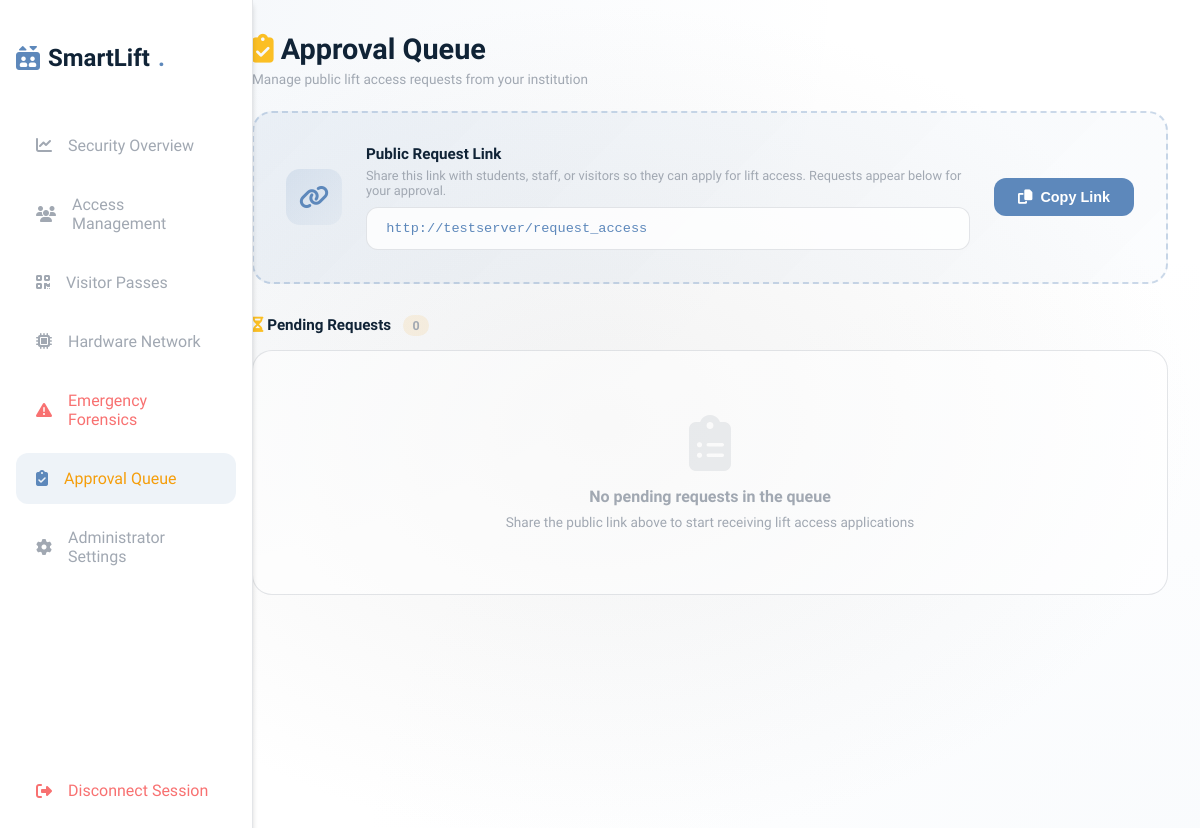
The page /approval_queue (signed in) on the database as committed earlier.
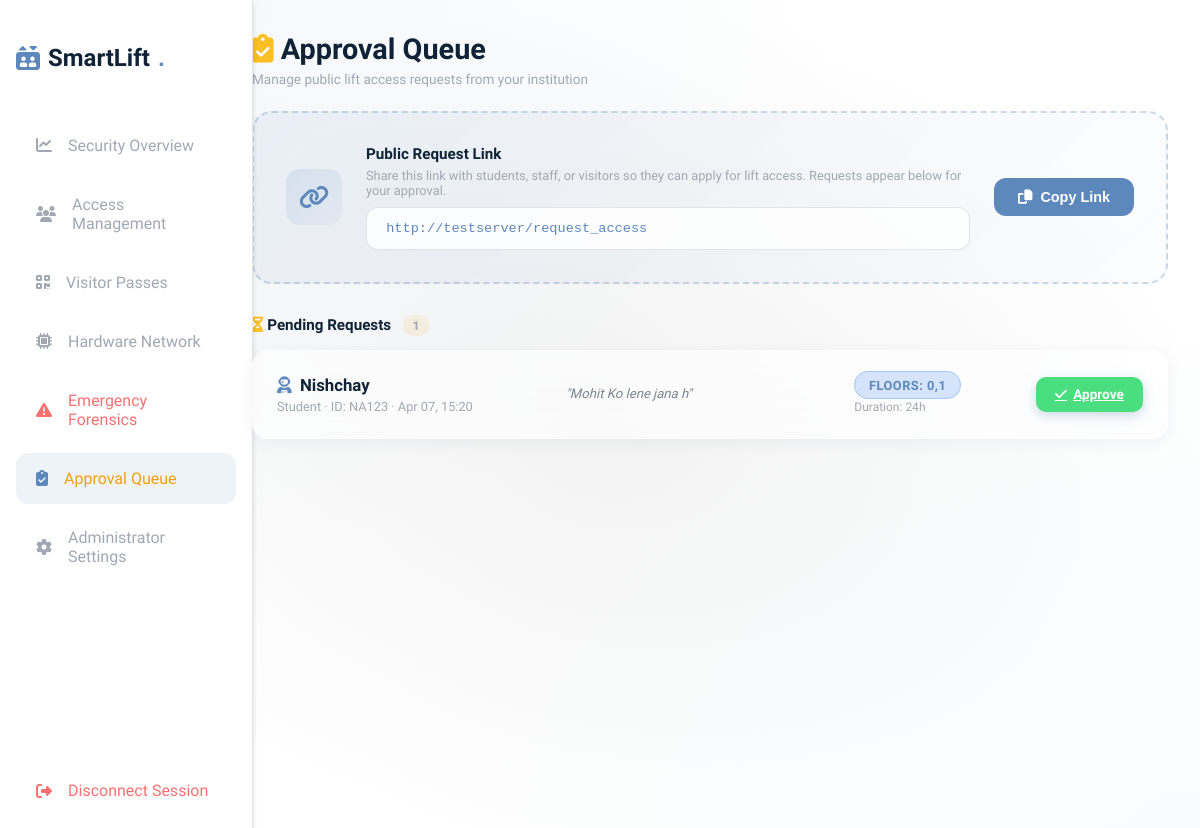
The same page on the database as committed later.
### models.py (models this page shows)
class AccessRequest(db.Model):
    id = db.Column(db.Integer, primary_key=True)
    tenant_id = db.Column(db.Integer, db.ForeignKey('tenant.id'), nullable=False)
    name = db.Column(db.String(100), nullable=False)
    email = db.Column(db.String(120), nullable=False) # Phase 10 Requirement
    role = db.Column(db.String(50), nullable=False)
    enrollment_id = db.Column(db.String(50), nullable=True)
    department = db.Column(db.String(100), nullable=True)
    reason = db.Column(db.Text, nullable=False)
    requested_duration_hours = db.Column(db.Integer, default=24)
    floors = db.Column(db.String(50), default='0')
    status = db.Column(db.String(50), default='Pending') # Pending, Approved, Rejected
    created_at = db.Column(db.DateTime, default=datetime.utcnow)

### app.py (the view)
@app.route('/approval_queue')
def approval_queue():
    if 'admin_id' not in session: return redirect(url_for('login'))
    t_id = session['tenant_id']
    reqs = AccessRequest.query.filter_by(tenant_id=t_id, status='Pending').all()
    return render_template('approval_queue.html', reqs=reqs)

### templates/approval_queue.html (shortened to what this page needs)
{% extends 'base.html' %}
{% block content %}
<div class="dashboard-layout">
    {% include 'sidebar.html' %}
    <div class="main-content">
        <div style="display:flex; justify-content:space-between; align-items:center; margin-bottom:1.5rem; flex-wrap:wrap; gap:1rem;">
            <div>
                <h1 style="font-size:1.8rem; margin:0; font-weight:800;"><i class="fa-solid fa-clipboard-check" style="color:var(--warning);"></i> Approval Queue</h1>
                <p style="color:var(--text-muted); margin:0.3rem 0 0; font-size:0.85rem;">Manage public lift access requests from your institution</p>
            </div>
        </div>
        <div class="share-card">
            <div style="flex-shrink:0;">
                <div style="width:56px; height:56px; border-radius:14px; background:linear-gradient(135deg, rgba(93,136,187,0.15), rgba(93,136,187,0.05)); display:flex; align-items:center; justify-content:center;">
                    <i class="fa-solid fa-link" style="font-size:1.5rem; color:var(--accent);"></i>
                </div>
            </div>
            <div style="flex:1; min-width:0;">
                <div style="font-weight:700; font-size:0.95rem; margin-bottom:0.3rem;">Public Request Link</div>
                <div style="font-size:0.8rem; color:var(--text-muted); margin-bottom:0.6rem;">Share this link with students, staff, or visitors so they can apply for lift access. Requests appear below for your approval.</div>
                <div class="share-url" id="publicUrl">{{ request.host_url }}request_access</div>
            </div>
            <button class="copy-btn" id="copyBtn" onclick="copyLink()">
                <i class="fa-solid fa-copy"></i> Copy Link
            </button>
        </div>
        <div style="margin-bottom:1rem;">
            <h3 style="font-size:0.95rem; font-weight:700;"><i class="fa-solid fa-hourglass-half" style="color:var(--warning);"></i> Pending Requests <span style="font-size:0.78rem; color:var(--text-muted); background:rgba(245,158,11,0.1); padding:0.2rem 0.6rem; border-radius:20px; margin-left:0.5rem;">{{ reqs|length if reqs else 0 }}</span></h3>
        </div>
        {% if reqs %}
            {% for r in reqs %}
            <div class="req-card">
                <div>
                    <div style="font-weight:700; font-size:1.05rem;"><i class="fa-solid fa-user-astronaut" style="color:var(--accent); margin-right:4px;"></i> {{ r.name }}</div>
                    <div style="font-size:0.8rem; color:var(--text-muted); margin-top:0.2rem;">{{ r.role }} &middot; ID: {{ r.enrollment_id or 'N/A' }} &middot; {{ r.created_at.strftime('%b %d, %H:%M') }}</div>
                </div>
                <div>
                    <div style="font-size:0.82rem; font-style:italic; color:var(--text-dimmed); line-height:1.4;">"{{ r.reason }}"</div>
                </div>
                <div>
                    <span class="badge badge-info" style="font-size:0.8rem;">Floors: {{ r.floors }}</span>
                    <div style="font-size:0.75rem; margin-top:0.4rem; color:var(--text-muted);">Duration: {{ r.requested_duration_hours }}h</div>
                </div>
                <div style="text-align:right;">
                    <a href="{{ url_for('approve_request', req_id=r.id) }}" class="btn-primary" style="background:var(--success); border:none; padding:0.6rem 1.2rem; font-size:0.85rem; display:inline-flex; align-items:center; gap:0.4rem; border-radius:10px;">
                        <i class="fa-solid fa-check"></i> Approve
                    </a>
                </div>
            </div>
            {% endfor %}
        {% else %}
        <div style="text-align:center; padding:4rem 2rem; background:rgba(255,255,255,0.5); border-radius:20px; border:1px solid var(--border);">
            <i class="fa-solid fa-clipboard-list" style="font-size:3.5rem; color:var(--text-muted); opacity:0.2; margin-bottom:1rem;"></i>
            <p style="color:var(--text-muted); font-weight:600; margin:0;">No pending requests in the queue</p>
            <p style="color:var(--text-muted); font-size:0.85rem; margin:0.5rem 0 0;">Share the public link above to start receiving lift access applications</p>
        </div>
        {% endif %}
    </div>
</div>
{% endblock %}

### templates/base.html (shortened to what this page needs)
<!DOCTYPE html>
<html lang="en">
<head>
    <link rel="stylesheet" href="{{ url_for('static', filename='style.css') }}?v=12.0.0">
    <link rel="stylesheet" href="https://cdnjs.cloudflare.com/ajax/libs/font-awesome/6.4.0/css/all.min.css">
</head>
<body>
    {% block content %}{% endblock %}
</body>
</html>

### templates/sidebar.html (shortened to what this page needs)
<div id="mobileSidebar" class="glass-panel sidebar" style="border-radius: 0; border-top:none; border-bottom:none; border-left:none;">
    <div style="display:flex; justify-content:space-between; align-items:flex-start;">
        <h2 style="margin-bottom: 3rem; font-weight: 800; display:flex; align-items:center; gap:0.5rem; color:var(--text-main);">
            <i class="fa-solid fa-elevator" style="color:var(--accent);"></i> SmartLift<span style="color:var(--accent)">.</span>
        </h2>
    </div>
    <div style="flex: 1;">
        <a href="{{ url_for('dashboard') }}" class="nav-link {% if request.path == '/dashboard' %}active{% endif %}">
            <i class="fa-solid fa-chart-line"></i> Security Overview
        </a>
        <a href="{{ url_for('manage_users') }}" class="nav-link {% if request.path == '/users' %}active{% endif %}">
            <i class="fa-solid fa-users"></i> Access Management
        </a>
        <a href="{{ url_for('manage_visitor_passes') }}" class="nav-link {% if request.path == '/visitor_passes' %}active{% endif %}">
            <i class="fa-solid fa-qrcode"></i> Visitor Passes
        </a>
        <a href="{{ url_for('hardware') }}" class="nav-link {% if request.path == '/hardware' %}active{% endif %}">
            <i class="fa-solid fa-microchip"></i> Hardware Network
        </a>
        <a href="{{ url_for('emergency_dashboard') }}" class="nav-link {% if request.path == '/emergency' %}active{% endif %}" style="color:var(--danger)">
            <i class="fa-solid fa-triangle-exclamation"></i> Emergency Forensics
        </a>
        <a href="{{ url_for('approval_queue') }}" class="nav-link {% if request.path == '/approval_queue' %}active{% endif %}" style="color:#f59e0b">
            <i class="fa-solid fa-clipboard-check"></i> Approval Queue
        </a>
        <a href="{{ url_for('settings') }}" class="nav-link {% if request.path == '/settings' %}active{% endif %}">
            <i class="fa-solid fa-gear"></i> Administrator Settings
        </a>
    </div>
    <div>
        <a href="{{ url_for('logout') }}" class="nav-link" style="color: var(--danger);">
            <i class="fa-solid fa-right-from-bracket"></i> Disconnect Session
        </a>
    </div>
</div>

### static/style.css (style rules this page uses)
:root { --uniform-blue: #102336; --glaucous: #5D88BB; --balmy-blue: #B3CBE4; --full-white: #FFFFFF; --metallic-platinum: #D6D6D6; --gray-chateau: #A1A8B2; --bg-main: #FFFFFF; --bg-secondary: #F5F5F5; --bg-card: rgba(255, 255, 255, 0.95); --border: rgba(161, 168, 178, 0.3); --accent: #5D88BB; --accent-hover: #102336; --accent-glow: rgba(93, 136, 187, 0.3); --secondary: #B3CBE4; --success: #4ade80; --warning: #fbbf24; --danger: #f87171; --text-main: #102336; --text-muted: #A1A8B2; --text-dimmed: #7a8390; --surface: rgba(214, 214, 214, 0.4); --surface-hover: rgba(93, 136, 187, 0.1); }
body { background-color: var(--bg-main); background-image: radial-gradient(at 0% 0%, rgba(93, 136, 187, 0.08) 0px, transparent 50%), radial-gradient(at 100% 100%, rgba(179, 203, 228, 0.08) 0px, transparent 50%), radial-gradient(at 50% 50%, rgba(214, 214, 214, 0.3) 0px, transparent 70%); color: var(--text-main); font-family: 'Plus Jakarta Sans', sans-serif; min-height: 100vh; margin: 0; overflow-x: hidden; }
.glass-panel { background: var(--bg-card); backdrop-filter: blur(10px); -webkit-backdrop-filter: blur(10px); border: 1px solid var(--border); border-radius: 16px; box-shadow: 0 8px 32px rgba(16, 35, 54, 0.1); padding: 2rem; box-shadow: 0 4px 6px -1px rgba(0, 0, 0, 0.2); }
.dashboard-layout { display: grid; grid-template-columns: 280px 1fr; min-height: 100vh; }
.main-content { padding: 2rem 2.5rem; }
.sidebar { height: 100vh; position: sticky; top: 0; border-right: 1px solid var(--border); padding: 2rem; display: flex; flex-direction: column; }
.nav-link { display: flex; align-items: center; gap: 1rem; padding: 1rem 1.25rem; color: var(--text-muted); text-decoration: none; border-radius: 12px; transition: all 0.3s ease; font-weight: 500; margin-bottom: 0.5rem; }
.nav-link:hover, .nav-link.active { background: rgba(93, 136, 187, 0.1); color: var(--text-main); }
.nav-link.active i { color: var(--accent); }
.btn-primary { background: var(--accent); color: white; padding: 0.75rem 1.5rem; border-radius: 8px; border: none; font-weight: 600; cursor: pointer; transition: all 0.2s; box-shadow: 0 4px 12px rgba(93, 136, 187, 0.3); display: inline-block; }
.badge { padding: 0.35rem 0.85rem; border-radius: 9999px; font-size: 0.75rem; font-weight: 700; letter-spacing: 0.5px; text-transform: uppercase; }
.badge-info { background: rgba(59, 130, 246, 0.2); color: var(--accent); border: 1px solid rgba(59,130,246,0.3); }
@media (max-width: 1200px) { .dashboard-layout { grid-template-columns: 220px 1fr; } }
@media (max-width: 1200px) { .sidebar { width: 220px; padding: 1.5rem 1rem; } }
@media (max-width: 1200px) { .main-content { padding: 2rem; } }
@media (max-width: 1200px) { h1 { font-size: 2rem; } }
.glass-panel { transition: all 0.3s ease; }

### templates/approval_queue.html (style rules this page uses)
.share-card { background: linear-gradient(135deg, rgba(93,136,187,0.08) 0%, rgba(179,203,228,0.05) 100%); border: 2px dashed rgba(93,136,187,0.3); border-radius: 20px; padding: 2rem; margin-bottom: 2rem; display: flex; align-items: center; gap: 1.5rem; flex-wrap: wrap; }
.share-url { flex: 1; min-width: 200px; padding: 0.8rem 1.2rem; border-radius: 12px; background: rgba(255,255,255,0.8); border: 1px solid var(--border); font-family: 'Fira Code', monospace; font-size: 0.85rem; color: var(--accent); word-break: break-all; }
.copy-btn { padding: 0.7rem 1.5rem; border-radius: 12px; border: none; cursor: pointer; background: var(--accent); color: white; font-weight: 700; font-size: 0.9rem; transition: all 0.2s; display: inline-flex; align-items: center; gap: 0.5rem; }
.req-card { background: rgba(255,255,255,0.6); backdrop-filter: blur(16px); border: 1px solid rgba(255,255,255,0.5); border-radius: 16px; padding: 1.5rem; margin-bottom: 1rem; box-shadow: 0 4px 16px rgba(16,35,54,0.05); display: grid; grid-template-columns: 2fr 2fr 1fr 1fr; gap: 1.5rem; align-items: center; transition: all 0.2s; }

Rows that differ between the two databases and show on the page:
added AccessRequest: name "Nishchay", role "Student", enrollment "NA123", created_at "Apr 07, 15:20", reason "Mohit Ko lene jana h", floors "0,1", requested_duration_hours "24"
Other text that changed with them:
{{ reqs|length if reqs else 0 }}: "0" → "1"
text no longer shown: "No pending requests in the queue Share the public link above to start receiving lift access applications"
